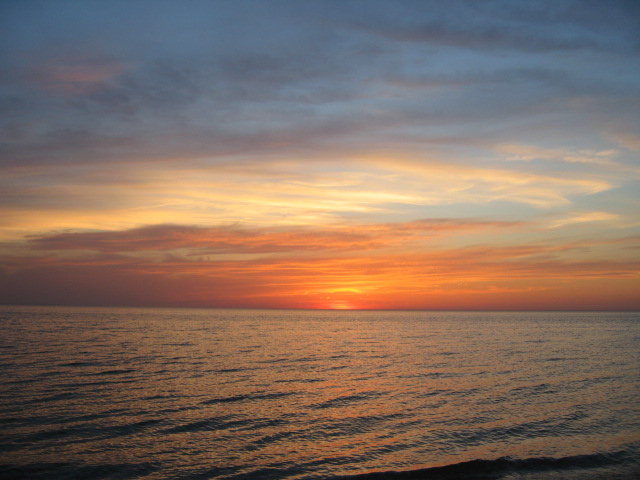
%> input picture Lec03_[code]Matlab_Basics/sunset.jpg, 640 x 480 px; the run also reads 1 picture not shown here
$ octave matlab_02_image_tutorial.m   (GNU Octave 9; MATLAB toolbox functions it lacks are replaced by stand-ins)
%> lines starting %> are read from the running program, lines starting %| are printed output that depends on the picture; in (x1, y1, x2, y2) boxes, pixels count from 0 and x2, y2 are one past the last pixel; in counts of white or black regions, pixels touching at a corner belong together; the program's own positions count from 1
echo off
clear all
home
echo on

% pkg load image % for octave only

%%%%%%%%%%%%%%%%%%%%%%%%%%%%%%%%%%%%%%%%%%%%%%%%%%%%%%%%
%%  Computer Vision (& Image Processing) with Matlab  %%
%%%%%%%%%%%%%%%%%%%%%%%%%%%%%%%%%%%%%%%%%%%%%%%%%%%%%%%%

%
%% Read in an image
%
im1 = imread('sunset.jpg');  %% Give full path name in the string
%> im1 is the input picture: size 480x640x3 uint8; mean R, G, B 130.1, 109.6, 97.6

pause

%
%% Note that the image is class UINT8 rather than normal DOUBLEs
%  we've dealt with so far.
%

class(im1)
%> ans = 'uint8'

pause;

%
%% Get the size of the image
%
imSize = size(im1)
%> imSize = [480 640 3]

pause;
home;

%
%% Display the image with imshow
%%
%% (Check out 'imagesc' as well)
%
imshow(im1);  %% SEE 'help imshow'

pause

%
%% Convert the rgb image to a grayscale image
%% NOTE: See other conversions under 'images' toolbox, 'help images'
%
grIm1 = rgb2gray(im1);

pause;
home;

%
%% Display as another image in a new figure
%
figure(2), imshow(grIm1);  %% NOTE: See 'help figure' for more options
                           %% on figure handles

pause;
home;

%
%% Close the second figure and display both images
%% in one figure using subplot
%
%  - subplot(rows, cols, current)
%
close(2)
figure(1)
subplot(2,2,3) % 'subplot 121' is also legal syntax
imshow(im1)
%subplot 221, imshow(grIm1);
subplot (2,2,1), imshow(grIm1);

pause
home


%
%% Want to see the histogram of the image
%

clf % clear the current figure
imhist(grIm1);
%> figure, not shown here; highest point at x = 108, y = 5181

pause;
home;

%
%% Threshold the image at a given level
%
thresh = 100;

pause;

% [15 lines of commented-out code are left out]
pause

echo off
disp('Working...')
[rows, cols] = size(grIm1);
%> rows = 480; cols = 640

tIm1 = grIm1;

for i = 1:rows, %%  for i = 1:1:rows (increments can be negative too)
  for j = 1:cols,
    if (grIm1(i,j)<=thresh),
      tIm1(i,j) = 0;
    end
  end
end
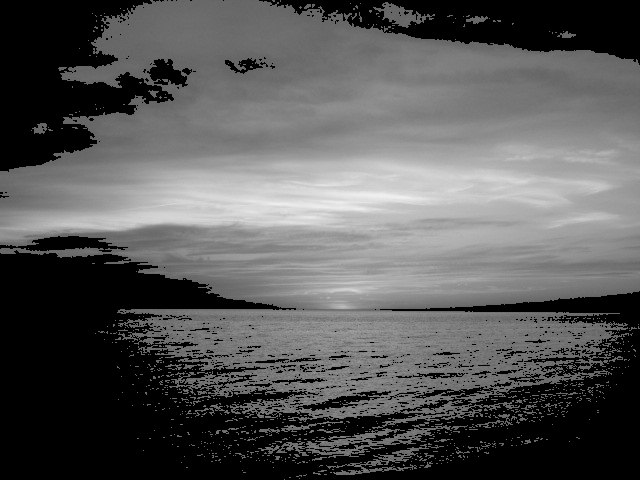
%> tIm1: size 480x640 uint8; min 0, max 240, mean 87
echo on

pause;

%
%% Display the thresholded image
%
imshow(tIm1);

pause;

clear tIm1;

home;

%
%% Second method of doing thresholding: Using matrix computations
%
tIm1 = grIm1;

index = find(grIm1<=thresh);  %% SEE 'help find'
%> index = 112325 values from 1 to 307200

pause;

tIm1(index) =  0;

pause;

imshow(tIm1);

pause;

clear tIm1;

home;

%%%%%% Third method of doing thresholding: Composite statement
%
% tImage = (grIm1>thresh) .* (grIm1); %% use of pointwise
%                                     % multiplication
pause;

%
%%MAJOR PAIN 1: The arithmetic operations are not defined over uint8
% variables so first convert them into double
%

tIm1 = double(grIm1>thresh).*double(grIm1);
%> tIm1: size 480x640 double

pause;

%
%% Again display the image
%
imshow(tIm1);
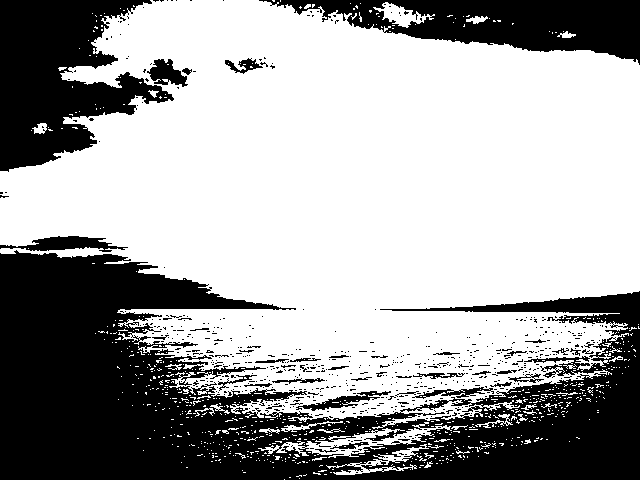
%> displayed picture: size 480x640, on the screen's scale of 0 to 255; 63.4% white; 608 black regions (566 under 20 px), largest, box (x1, y1, x2, y2) and area: (0, 250, 640, 480) 76366, (0, 0, 174, 172) 17093, (259, 0, 640, 65) 12634

%
% Oops!! Doesn't look like earlier thresholded images...
% WHAT happened !!
%
pause;

%
% MAJOR PAIN 2: The image display assumes the doubles in an image to be
% between 0 and 1. If it is not, it chops the intensities outside
% this range... (This causes bigger problems with 'imagesc')
%
% So, try casting the result to unit8 before displaying
%
tIm1 = uint8(tIm1);

pause;

% imshow에서는 unit8로 저장이 되어야함
imshow( tIm1 );

pause;
home;

%
%% Let's save our thresholded image in a file
%
imwrite(tIm1, 'threshImage.png');  %% Saved as 'jpg'

pause;
home;

%
%% I want to see the saved image without explicitly using imread
%
imshow('threshImage.jpg');

pause;
home;

%
% A very useful function: fspecial
%
% Make a gaussian:
%
gaussFilt = fspecial('gaussian',31,4); % SEE 'help fspecial'

pause;

%
% Display it as a 3D surface:
%
surf(gaussFilt);  %% SEE 'help surf' or 'mesh'
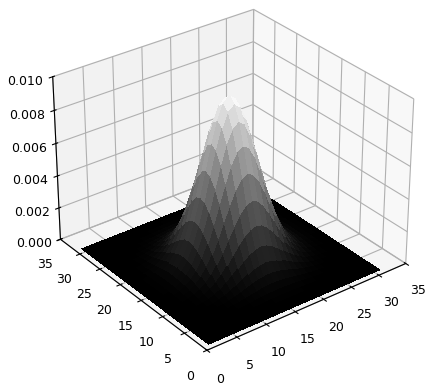
%> figure redrawn from the program's plot data

pause;
home;


%
%% Want to convolve the gray level image with the gaussian
%  'imfilter' performs 2D convolution and has nice
%  boundary condition handling.
%
convIm = imfilter(grIm1, gaussFilt, 'symmetric');

pause;

%
% Now, show everything together on one plot, with titles:
%
subplot (1,3,1), imshow(grIm1); title('Grayscale Image')
subplot (1,3,2), surf(gaussFilt); title('Gaussian Filter')
subplot (1,3,3), imshow(convIm); title('Gaussian Filtered Image')
%> after `title('Gaussian Filtered Image')`:
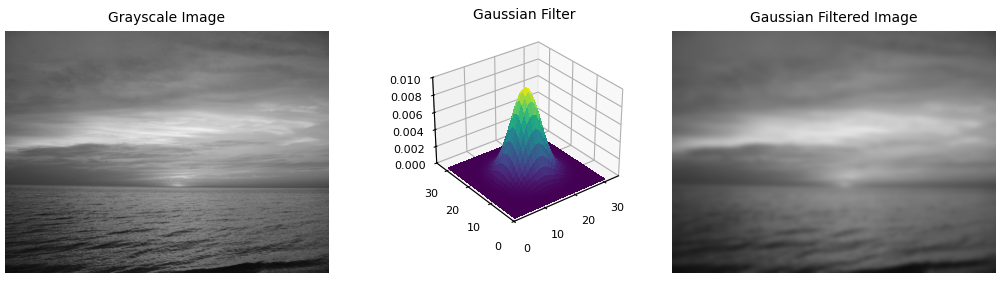
%> figure redrawn from the program's plot data, 3 panels

%print(1, '-djpeg90', '-r150', 'result.jpg');

pause;
home


%
%% Displaying plots on top of images using 'hold'
%

clf
imshow(grIm1)
hold on
x_pts = cols*rand(1,100);
y_pts = rows*rand(1,100);
plot(x_pts, y_pts, 'rx', 'MarkerSize', 16)
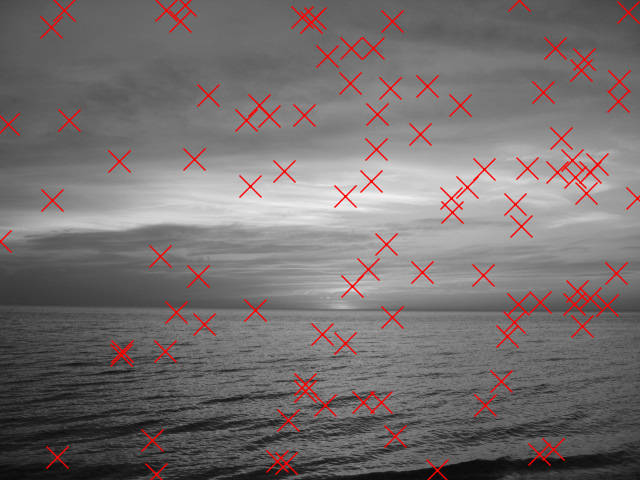
%> figure redrawn from the program's plot data
hold off

pause
home;


%
%% Select a subimage, both in color and grayscale:
%
subIm=grIm1(100:225,50:175);
subIm_col = im1(100:225,50:175,:);  % note the extra ':'
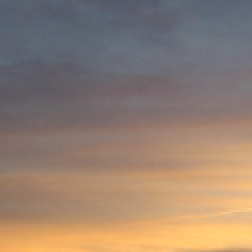
%> subIm_col: size 126x126x3 uint8 (shown 2 times larger); mean R, G, B 148.4, 127.5, 112.7

pause;

subplot (1,2,1), imshow(subIm);
subplot (1,2,2), imshow(subIm_col);

pause;
home;

%
% Want to see the intensity plot of a single row in the Image
%
line = subIm(100, :);
%> line = 126 values, max 201 at index 126, min 122 at index 1, mean 158.4

pause;

clf
plot(line); %% SEE 'help plot' and 'help plot3'
%> figure, not shown here; curve peaks at x = 126, y = 201

pause;
home;


%
%%%%%%% MAJOR PAIN 3: THE COORDINATE SYSTEM IN MATLAB (X,Y)
%
%% X - Column,  Y - Row
%
%  View pixel information with 'pixval'

imshow(grIm1);
axis on
%pixval;

pause
home;

%
% %% Getting coordinates or image values
% %
% %  - 'ginput' gets coordinates selected with the mouse - IN X/Y!!
% %  - 'impixel' can return values and/or coordinates (in ROW/COL)
% %    using the mouse or for specified locations
% %
%
% [x,y] = ginput(1)
%
% pause
%
% [c, r, val] = impixel(grIm1)


%
%% A few more things:
%
%   - Another image display command you might want to try: 'imagesc'
%   - Image axes
%   - Grids
%   - Colormaps
%   - the Figure toolbar
%

clf
imagesc(grIm1)

pause

axis image

pause

grid on

pause

colormap('default')
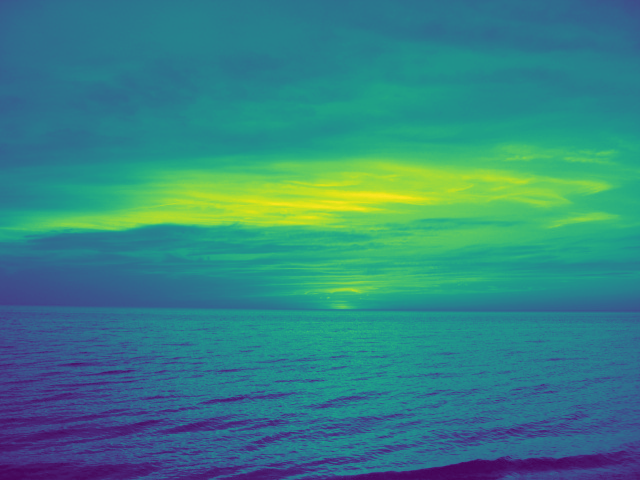
%> displayed picture: size 480x640x3, on the screen's scale of 0 to 255; mean R, G, B 52.7, 132.2, 130.9

pause;
home;
